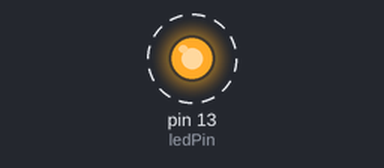
The sketch below on a simulated Arduino Uno, built with avr-gcc and run on an emulated ATmega328P. On the bench: output pins drawn as LEDs (lit = HIGH). Dashed ring = blinking.

Above: at 0.3 s.
Timing chart, 0 to 3.0 s (numbered marks = the images above):
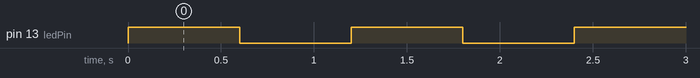

Measured:
- by itself, pin 13 (ledPin): alternates HIGH for 0.60 s and LOW for 0.60 s

The sketch:

Blink2.ino
```cpp
/*
  Blink

 Turns on an LED on for one second, then off for one second, repeatedly.

 The circuit:
 * LED connected from digital pin 13 to ground.

 * Note: On most Arduino boards, there is already an LED on the board
 connected to pin 13, so you don't need any extra components for this example.


 Created 1 June 2005
 By David Cuartielles

 http://arduino.cc/en/Tutorial/Blink

 based on an orginal by H. Barragan for the Wiring i/o board

 */

int ledPin =  13;    // LED connected to digital pin 13
int i;


// The setup() method runs once, when the sketch starts

void setup()   {
  // initialize the digital pin as an output:
  pinMode(ledPin, OUTPUT);
}

// the loop() method runs over and over again,
// as long as the Arduino has power

void loop()
   {
   digitalWrite(13, HIGH); delay(100);
   digitalWrite(12, HIGH); delay(100);
   digitalWrite(11, HIGH); delay(100);
   digitalWrite(10, HIGH); delay(100);
   digitalWrite(9, HIGH); delay(100);
   digitalWrite(8, HIGH); delay(100);
   digitalWrite(13, LOW); delay(100);
   digitalWrite(12, LOW); delay(100);
   digitalWrite(11, LOW); delay(100);
   digitalWrite(10, LOW); delay(100);
   digitalWrite(9, LOW); delay(100);
   digitalWrite(8, LOW); delay(100);


   }


/*
void loop()
{
 for(i=0;i<10;++i)
   {
       digitalWrite(ledPin, HIGH);   // set the LED on
  delay(500);                  // wait for a second
  digitalWrite(ledPin, LOW);    // set the LED off
  delay(500);                  // wait for a second
   }

 for(i=0;i<25;++i)
   {
       digitalWrite(ledPin, HIGH);   // set the LED on
  delay(100);                  // wait for a second
  digitalWrite(ledPin, LOW);    // set the LED off
  delay(100);                  // wait for a second
   }

//  digitalWrite(ledPin, HIGH);   // set the LED on
//  delay(1000);                  // wait for a second
//  digitalWrite(ledPin, LOW);    // set the LED off
//  delay(1000);                  // wait for a second
}
*/
```
